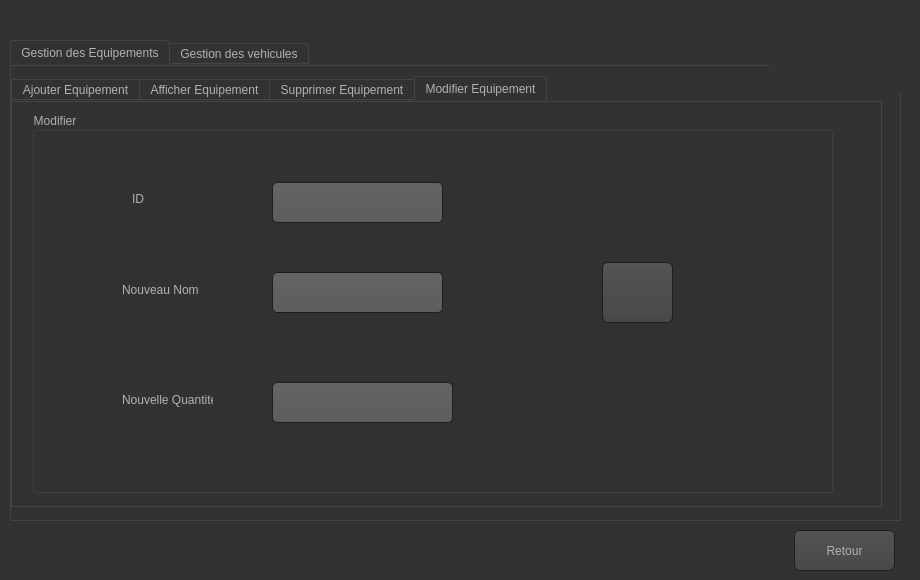
<?xml version="1.0" encoding="UTF-8"?>
<ui version="4.0">
 <class>Dialog22</class>
 <widget class="QDialog" name="Dialog22">
  <property name="geometry">
   <rect>
    <x>0</x>
    <y>0</y>
    <width>920</width>
    <height>580</height>
   </rect>
  </property>
  <property name="windowTitle">
   <string>Dialog</string>
  </property>
  <property name="styleSheet">
   <string notr="true">QToolTip
{
     border: 1px solid black;
     background-color: #ffa02f;
     padding: 1px;
     border-radius: 3px;
     opacity: 100;
}

QWidget
{
    color: #b1b1b1;
    background-color: #323232;
}

QWidget:item:hover
{
    background-color: QLinearGradient( x1: 0, y1: 0, x2: 0, y2: 1, stop: 0 #ffa02f, stop: 1 #ca0619);
    color: #000000;
}

QWidget:item:selected
{
    background-color: QLinearGradient( x1: 0, y1: 0, x2: 0, y2: 1, stop: 0 #ffa02f, stop: 1 #d7801a);
}

QMenuBar::item
{
    background: transparent;
}

QMenuBar::item:selected
{
    background: transparent;
    border: 1px solid #ffaa00;
}

QMenuBar::item:pressed
{
    background: #444;
    border: 1px solid #000;
    background-color: QLinearGradient(
        x1:0, y1:0,
        x2:0, y2:1,
        stop:1 #212121,
        stop:0.4 #343434/*,
        stop:0.2 #343434,
        stop:0.1 #ffaa00*/
    );
    margin-bottom:-1px;
    padding-bottom:1px;
}

QMenu
{
    border: 1px solid #000;
}

QMenu::item
{
    padding: 2px 20px 2px 20px;
}

QMenu::item:selected
{
    color: #000000;
}

QWidget:disabled
{
    color: #404040;
    background-color: #323232;
}

QAbstractItemView
{
    background-color: QLinearGradient( x1: 0, y1: 0, x2: 0, y2: 1, stop: 0 #4d4d4d, stop: 0.1 #646464, stop: 1 #5d5d5d);
}

QWidget:focus
{
    /*border: 2px solid QLinearGradient( x1: 0, y1: 0, x2: 0, y2: 1, stop: 0 #ffa02f, stop: 1 #d7801a);*/
}

QLineEdit
{
    background-color: QLinearGradient( x1: 0, y1: 0, x2: 0, y2: 1, stop: 0 #4d4d4d, stop: 0 #646464, stop: 1 #5d5d5d);
    padding: 1px;
    border-style: solid;
    border: 1px solid #1e1e1e;
    border-radius: 5;
}

QPushButton
{
    color: #b1b1b1;
    background-color: QLinearGradient( x1: 0, y1: 0, x2: 0, y2: 1, stop: 0 #565656, stop: 0.1 #525252, stop: 0.5 #4e4e4e, stop: 0.9 #4a4a4a, stop: 1 #464646);
    border-width: 1px;
    border-color: #1e1e1e;
    border-style: solid;
    border-radius: 6;
    padding: 3px;
    font-size: 12px;
    padding-left: 5px;
    padding-right: 5px;
}

QPushButton:pressed
{
    background-color: QLinearGradient( x1: 0, y1: 0, x2: 0, y2: 1, stop: 0 #2d2d2d, stop: 0.1 #2b2b2b, stop: 0.5 #292929, stop: 0.9 #282828, stop: 1 #252525);
}

QComboBox
{
    selection-background-color: #ffaa00;
    background-color: QLinearGradient( x1: 0, y1: 0, x2: 0, y2: 1, stop: 0 #565656, stop: 0.1 #525252, stop: 0.5 #4e4e4e, stop: 0.9 #4a4a4a, stop: 1 #464646);
    border-style: solid;
    border: 1px solid #1e1e1e;
    border-radius: 5;
}

QComboBox:hover,QPushButton:hover
{
    border: 2px solid QLinearGradient( x1: 0, y1: 0, x2: 0, y2: 1, stop: 0 #ffa02f, stop: 1 #d7801a);
}


QComboBox:on
{
    padding-top: 3px;
    padding-left: 4px;
    background-color: QLinearGradient( x1: 0, y1: 0, x2: 0, y2: 1, stop: 0 #2d2d2d, stop: 0.1 #2b2b2b, stop: 0.5 #292929, stop: 0.9 #282828, stop: 1 #252525);
    selection-background-color: #ffaa00;
}

QComboBox QAbstractItemView
{
    border: 2px solid darkgray;
    selection-background-color: QLinearGradient( x1: 0, y1: 0, x2: 0, y2: 1, stop: 0 #ffa02f, stop: 1 #d7801a);
}

QComboBox::drop-down
{
     subcontrol-origin: padding;
     subcontrol-position: top right;
     width: 15px;

     border-left-width: 0px;
     border-left-color: darkgray;
     border-left-style: solid; /* just a single line */
     border-top-right-radius: 3px; /* same radius as the QComboBox */
     border-bottom-right-radius: 3px;
 }

QComboBox::down-arrow
{
     image: url(:/down_arrow.png);
}

QGroupBox:focus
{
border: 2px solid QLinearGradient( x1: 0, y1: 0, x2: 0, y2: 1, stop: 0 #ffa02f, stop: 1 #d7801a);
}

QTextEdit:focus
{
    border: 2px solid QLinearGradient( x1: 0, y1: 0, x2: 0, y2: 1, stop: 0 #ffa02f, stop: 1 #d7801a);
}

QScrollBar:horizontal {
     border: 1px solid #222222;
     background: QLinearGradient( x1: 0, y1: 0, x2: 0, y2: 1, stop: 0.0 #121212, stop: 0.2 #282828, stop: 1 #484848);
     height: 7px;
     margin: 0px 16px 0 16px;
}

QScrollBar::handle:horizontal
{
      background: QLinearGradient( x1: 0, y1: 0, x2: 1, y2: 0, stop: 0 #ffa02f, stop: 0.5 #d7801a, stop: 1 #ffa02f);
      min-height: 20px;
      border-radius: 2px;
}

QScrollBar::add-line:horizontal {
      border: 1px solid #1b1b19;
      border-radius: 2px;
      background: QLinearGradient( x1: 0, y1: 0, x2: 1, y2: 0, stop: 0 #ffa02f, stop: 1 #d7801a);
      width: 14px;
      subcontrol-position: right;
      subcontrol-origin: margin;
}

QScrollBar::sub-line:horizontal {
      border: 1px solid #1b1b19;
      border-radius: 2px;
      background: QLinearGradient( x1: 0, y1: 0, x2: 1, y2: 0, stop: 0 #ffa02f, stop: 1 #d7801a);
      width: 14px;
     subcontrol-position: left;
     subcontrol-origin: margin;
}

QScrollBar::right-arrow:horizontal, QScrollBar::left-arrow:horizontal
{
      border: 1px solid black;
      width: 1px;
      height: 1px;
      background: white;
}

QScrollBar::add-page:horizontal, QScrollBar::sub-page:horizontal
{
      background: none;
}

QScrollBar:vertical
{
      background: QLinearGradient( x1: 0, y1: 0, x2: 1, y2: 0, stop: 0.0 #121212, stop: 0.2 #282828, stop: 1 #484848);
      width: 7px;
      margin: 16px 0 16px 0;
      border: 1px solid #222222;
}

QScrollBar::handle:vertical
{
      background: QLinearGradient( x1: 0, y1: 0, x2: 0, y2: 1, stop: 0 #ffa02f, stop: 0.5 #d7801a, stop: 1 #ffa02f);
      min-height: 20px;
      border-radius: 2px;
}

QScrollBar::add-line:vertical
{
      border: 1px solid #1b1b19;
      border-radius: 2px;
      background: QLinearGradient( x1: 0, y1: 0, x2: 0, y2: 1, stop: 0 #ffa02f, stop: 1 #d7801a);
      height: 14px;
      subcontrol-position: bottom;
      subcontrol-origin: margin;
}

QScrollBar::sub-line:vertical
{
      border: 1px solid #1b1b19;
      border-radius: 2px;
      background: QLinearGradient( x1: 0, y1: 0, x2: 0, y2: 1, stop: 0 #d7801a, stop: 1 #ffa02f);
      height: 14px;
      subcontrol-position: top;
      subcontrol-origin: margin;
}

QScrollBar::up-arrow:vertical, QScrollBar::down-arrow:vertical
{
      border: 1px solid black;
      width: 1px;
      height: 1px;
      background: white;
}


QScrollBar::add-page:vertical, QScrollBar::sub-page:vertical
{
      background: none;
}

QTextEdit
{
    background-color: #242424;
}

QPlainTextEdit
{
    background-color: #242424;
}

QHeaderView::section
{
    background-color: QLinearGradient(x1:0, y1:0, x2:0, y2:1, stop:0 #616161, stop: 0.5 #505050, stop: 0.6 #434343, stop:1 #656565);
    color: white;
    padding-left: 4px;
    border: 1px solid #6c6c6c;
}

QCheckBox:disabled
{
color: #414141;
}

QDockWidget::title
{
    text-align: center;
    spacing: 3px; /* spacing between items in the tool bar */
    background-color: QLinearGradient(x1:0, y1:0, x2:0, y2:1, stop:0 #323232, stop: 0.5 #242424, stop:1 #323232);
}

QDockWidget::close-button, QDockWidget::float-button
{
    text-align: center;
    spacing: 1px; /* spacing between items in the tool bar */
    background-color: QLinearGradient(x1:0, y1:0, x2:0, y2:1, stop:0 #323232, stop: 0.5 #242424, stop:1 #323232);
}

QDockWidget::close-button:hover, QDockWidget::float-button:hover
{
    background: #242424;
}

QDockWidget::close-button:pressed, QDockWidget::float-button:pressed
{
    padding: 1px -1px -1px 1px;
}

QMainWindow::separator
{
    background-color: QLinearGradient(x1:0, y1:0, x2:0, y2:1, stop:0 #161616, stop: 0.5 #151515, stop: 0.6 #212121, stop:1 #343434);
    color: white;
    padding-left: 4px;
    border: 1px solid #4c4c4c;
    spacing: 3px; /* spacing between items in the tool bar */
}

QMainWindow::separator:hover
{

    background-color: QLinearGradient(x1:0, y1:0, x2:0, y2:1, stop:0 #d7801a, stop:0.5 #b56c17 stop:1 #ffa02f);
    color: white;
    padding-left: 4px;
    border: 1px solid #6c6c6c;
    spacing: 3px; /* spacing between items in the tool bar */
}

QToolBar::handle
{
     spacing: 3px; /* spacing between items in the tool bar */
     background: url(:/images/handle.png);
}

QMenu::separator
{
    height: 2px;
    background-color: QLinearGradient(x1:0, y1:0, x2:0, y2:1, stop:0 #161616, stop: 0.5 #151515, stop: 0.6 #212121, stop:1 #343434);
    color: white;
    padding-left: 4px;
    margin-left: 10px;
    margin-right: 5px;
}

QProgressBar
{
    border: 2px solid grey;
    border-radius: 5px;
    text-align: center;
}

QProgressBar::chunk
{
    background-color: #d7801a;
    width: 2.15px;
    margin: 0.5px;
}

QTabBar::tab {
    color: #b1b1b1;
    border: 1px solid #444;
    border-bottom-style: none;
    background-color: #323232;
    padding-left: 10px;
    padding-right: 10px;
    padding-top: 3px;
    padding-bottom: 2px;
    margin-right: -1px;
}

QTabWidget::pane {
    border: 1px solid #444;
    top: 1px;
}

QTabBar::tab:last
{
    margin-right: 0; /* the last selected tab has nothing to overlap with on the right */
    border-top-right-radius: 3px;
}

QTabBar::tab:first:!selected
{
 margin-left: 0px; /* the last selected tab has nothing to overlap with on the right */


    border-top-left-radius: 3px;
}

QTabBar::tab:!selected
{
    color: #b1b1b1;
    border-bottom-style: solid;
    margin-top: 3px;
    background-color: QLinearGradient(x1:0, y1:0, x2:0, y2:1, stop:1 #212121, stop:.4 #343434);
}

QTabBar::tab:selected
{
    border-top-left-radius: 3px;
    border-top-right-radius: 3px;
    margin-bottom: 0px;
}

QTabBar::tab:!selected:hover
{
    /*border-top: 2px solid #ffaa00;
    padding-bottom: 3px;*/
    border-top-left-radius: 3px;
    border-top-right-radius: 3px;
    background-color: QLinearGradient(x1:0, y1:0, x2:0, y2:1, stop:1 #212121, stop:0.4 #343434, stop:0.2 #343434, stop:0.1 #ffaa00);
}

QRadioButton::indicator:checked, QRadioButton::indicator:unchecked{
    color: #b1b1b1;
    background-color: #323232;
    border: 1px solid #b1b1b1;
    border-radius: 6px;
}

QRadioButton::indicator:checked
{
    background-color: qradialgradient(
        cx: 0.5, cy: 0.5,
        fx: 0.5, fy: 0.5,
        radius: 1.0,
        stop: 0.25 #ffaa00,
        stop: 0.3 #323232
    );
}

QCheckBox::indicator{
    color: #b1b1b1;
    background-color: #323232;
    border: 1px solid #b1b1b1;
    width: 9px;
    height: 9px;
}

QRadioButton::indicator
{
    border-radius: 6px;
}

QRadioButton::indicator:hover, QCheckBox::indicator:hover
{
    border: 1px solid #ffaa00;
}

QCheckBox::indicator:checked
{
    image:url(:/images/checkbox.png);
}

QCheckBox::indicator:disabled, QRadioButton::indicator:disabled
{
    border: 1px solid #444;
}</string>
  </property>
  <widget class="QTabWidget" name="tabWidget">
   <property name="geometry">
    <rect>
     <x>10</x>
     <y>40</y>
     <width>891</width>
     <height>481</height>
    </rect>
   </property>
   <property name="currentIndex">
    <number>0</number>
   </property>
   <widget class="QWidget" name="tab">
    <attribute name="title">
     <string>Gestion des Equipements</string>
    </attribute>
    <widget class="QTabWidget" name="tabWidget_2">
     <property name="geometry">
      <rect>
       <x>0</x>
       <y>10</y>
       <width>871</width>
       <height>431</height>
      </rect>
     </property>
     <property name="currentIndex">
      <number>3</number>
     </property>
     <widget class="QWidget" name="tab_3">
      <attribute name="title">
       <string>Ajouter Equipement</string>
      </attribute>
      <widget class="QGroupBox" name="groupBox">
       <property name="geometry">
        <rect>
         <x>20</x>
         <y>10</y>
         <width>811</width>
         <height>381</height>
        </rect>
       </property>
       <property name="title">
        <string>Ajout</string>
       </property>
       <widget class="QLabel" name="label">
        <property name="geometry">
         <rect>
          <x>60</x>
          <y>70</y>
          <width>47</width>
          <height>14</height>
         </rect>
        </property>
        <property name="text">
         <string>ID</string>
        </property>
       </widget>
       <widget class="QLabel" name="label_2">
        <property name="geometry">
         <rect>
          <x>60</x>
          <y>170</y>
          <width>47</width>
          <height>14</height>
         </rect>
        </property>
        <property name="text">
         <string>Nom </string>
        </property>
       </widget>
       <widget class="QLabel" name="label_3">
        <property name="geometry">
         <rect>
          <x>60</x>
          <y>270</y>
          <width>81</width>
          <height>31</height>
         </rect>
        </property>
        <property name="text">
         <string>Quantité</string>
        </property>
       </widget>
       <widget class="QLineEdit" name="le_id">
        <property name="geometry">
         <rect>
          <x>210</x>
          <y>60</y>
          <width>171</width>
          <height>41</height>
         </rect>
        </property>
       </widget>
       <widget class="QLineEdit" name="le_nomE">
        <property name="geometry">
         <rect>
          <x>210</x>
          <y>160</y>
          <width>171</width>
          <height>41</height>
         </rect>
        </property>
       </widget>
       <widget class="QLineEdit" name="le_qte">
        <property name="geometry">
         <rect>
          <x>210</x>
          <y>270</y>
          <width>171</width>
          <height>41</height>
         </rect>
        </property>
       </widget>
       <widget class="QPushButton" name="pb_ajouter">
        <property name="geometry">
         <rect>
          <x>570</x>
          <y>150</y>
          <width>71</width>
          <height>71</height>
         </rect>
        </property>
        <property name="styleSheet">
         <string notr="true">image: url(:/pictures/add_new_document_14028.png);</string>
        </property>
        <property name="text">
         <string/>
        </property>
       </widget>
      </widget>
     </widget>
     <widget class="QWidget" name="tab_4">
      <attribute name="title">
       <string>Afficher Equipement</string>
      </attribute>
      <widget class="QTableView" name="tab_equipement">
       <property name="geometry">
        <rect>
         <x>20</x>
         <y>70</y>
         <width>831</width>
         <height>321</height>
        </rect>
       </property>
      </widget>
      <widget class="QLineEdit" name="le_searched_eq">
       <property name="geometry">
        <rect>
         <x>20</x>
         <y>20</y>
         <width>651</width>
         <height>41</height>
        </rect>
       </property>
      </widget>
      <widget class="QPushButton" name="pb_search_eq">
       <property name="geometry">
        <rect>
         <x>680</x>
         <y>20</y>
         <width>41</width>
         <height>41</height>
        </rect>
       </property>
       <property name="styleSheet">
        <string notr="true">image: url(:/pictures/Search_icon-icons.com_54989 (2).png);</string>
       </property>
       <property name="text">
        <string/>
       </property>
      </widget>
      <widget class="QPushButton" name="pb_exportpdf_eq">
       <property name="geometry">
        <rect>
         <x>790</x>
         <y>10</y>
         <width>51</width>
         <height>51</height>
        </rect>
       </property>
       <property name="styleSheet">
        <string notr="true">image: url(:/pictures/adobe_pdf_document_14979.png);</string>
       </property>
       <property name="text">
        <string/>
       </property>
      </widget>
      <widget class="QGroupBox" name="groupBox_7">
       <property name="geometry">
        <rect>
         <x>10</x>
         <y>0</y>
         <width>851</width>
         <height>401</height>
        </rect>
       </property>
       <property name="title">
        <string>Afficher</string>
       </property>
      </widget>
      <zorder>groupBox_7</zorder>
      <zorder>tab_equipement</zorder>
      <zorder>le_searched_eq</zorder>
      <zorder>pb_search_eq</zorder>
      <zorder>pb_exportpdf_eq</zorder>
     </widget>
     <widget class="QWidget" name="tab_5">
      <attribute name="title">
       <string>Supprimer Equipement</string>
      </attribute>
      <widget class="QLineEdit" name="le_id_supp">
       <property name="geometry">
        <rect>
         <x>330</x>
         <y>170</y>
         <width>191</width>
         <height>41</height>
        </rect>
       </property>
      </widget>
      <widget class="QGroupBox" name="groupBox_5">
       <property name="geometry">
        <rect>
         <x>170</x>
         <y>30</y>
         <width>511</width>
         <height>361</height>
        </rect>
       </property>
       <property name="title">
        <string>Supprimer</string>
       </property>
       <widget class="QPushButton" name="pb_supprimer">
        <property name="geometry">
         <rect>
          <x>230</x>
          <y>220</y>
          <width>51</width>
          <height>51</height>
         </rect>
        </property>
        <property name="styleSheet">
         <string notr="true">image: url(:/pictures/trash-can_115312.png);</string>
        </property>
        <property name="text">
         <string/>
        </property>
       </widget>
       <widget class="QLabel" name="label_4">
        <property name="geometry">
         <rect>
          <x>250</x>
          <y>90</y>
          <width>81</width>
          <height>16</height>
         </rect>
        </property>
        <property name="text">
         <string>ID</string>
        </property>
       </widget>
      </widget>
      <zorder>groupBox_5</zorder>
      <zorder>le_id_supp</zorder>
     </widget>
     <widget class="QWidget" name="tab_6">
      <attribute name="title">
       <string>Modifier Equipement</string>
      </attribute>
      <widget class="QGroupBox" name="groupBox_3">
       <property name="geometry">
        <rect>
         <x>20</x>
         <y>10</y>
         <width>801</width>
         <height>381</height>
        </rect>
       </property>
       <property name="title">
        <string>Modifier</string>
       </property>
       <widget class="QLabel" name="label_9">
        <property name="geometry">
         <rect>
          <x>100</x>
          <y>80</y>
          <width>47</width>
          <height>14</height>
         </rect>
        </property>
        <property name="text">
         <string>ID</string>
        </property>
       </widget>
       <widget class="QLabel" name="label_10">
        <property name="geometry">
         <rect>
          <x>90</x>
          <y>170</y>
          <width>81</width>
          <height>16</height>
         </rect>
        </property>
        <property name="text">
         <string>Nouveau Nom </string>
        </property>
       </widget>
       <widget class="QLabel" name="label_11">
        <property name="geometry">
         <rect>
          <x>90</x>
          <y>280</y>
          <width>91</width>
          <height>16</height>
         </rect>
        </property>
        <property name="text">
         <string>Nouvelle Quantité</string>
        </property>
       </widget>
       <widget class="QLineEdit" name="le_id_mod">
        <property name="geometry">
         <rect>
          <x>240</x>
          <y>70</y>
          <width>171</width>
          <height>41</height>
         </rect>
        </property>
       </widget>
       <widget class="QLineEdit" name="le_nomE_mod">
        <property name="geometry">
         <rect>
          <x>240</x>
          <y>160</y>
          <width>171</width>
          <height>41</height>
         </rect>
        </property>
       </widget>
       <widget class="QLineEdit" name="le_qte_mod">
        <property name="geometry">
         <rect>
          <x>240</x>
          <y>270</y>
          <width>181</width>
          <height>41</height>
         </rect>
        </property>
       </widget>
       <widget class="QPushButton" name="pb_modifier_e">
        <property name="geometry">
         <rect>
          <x>570</x>
          <y>150</y>
          <width>71</width>
          <height>61</height>
         </rect>
        </property>
        <property name="styleSheet">
         <string notr="true">image: url(:/pictures/pen_edit_modify_pencil_icon_181536.png);</string>
        </property>
        <property name="text">
         <string/>
        </property>
       </widget>
      </widget>
     </widget>
    </widget>
   </widget>
   <widget class="QWidget" name="tab_2">
    <attribute name="title">
     <string>Gestion des vehicules</string>
    </attribute>
    <widget class="QTabWidget" name="tabWidget_3">
     <property name="geometry">
      <rect>
       <x>0</x>
       <y>0</y>
       <width>881</width>
       <height>441</height>
      </rect>
     </property>
     <property name="currentIndex">
      <number>3</number>
     </property>
     <widget class="QWidget" name="tab_7">
      <attribute name="title">
       <string>Ajouter Vehicule</string>
      </attribute>
      <widget class="QGroupBox" name="groupBox_2">
       <property name="geometry">
        <rect>
         <x>20</x>
         <y>0</y>
         <width>821</width>
         <height>421</height>
        </rect>
       </property>
       <property name="title">
        <string>Ajout</string>
       </property>
       <widget class="QLabel" name="label_5">
        <property name="geometry">
         <rect>
          <x>50</x>
          <y>50</y>
          <width>47</width>
          <height>14</height>
         </rect>
        </property>
        <property name="text">
         <string>Matricule</string>
        </property>
       </widget>
       <widget class="QLabel" name="label_6">
        <property name="geometry">
         <rect>
          <x>50</x>
          <y>130</y>
          <width>47</width>
          <height>14</height>
         </rect>
        </property>
        <property name="text">
         <string>Marque</string>
        </property>
       </widget>
       <widget class="QLabel" name="label_7">
        <property name="geometry">
         <rect>
          <x>50</x>
          <y>210</y>
          <width>47</width>
          <height>14</height>
         </rect>
        </property>
        <property name="text">
         <string>Modèle</string>
        </property>
       </widget>
       <widget class="QLineEdit" name="le_mat">
        <property name="geometry">
         <rect>
          <x>180</x>
          <y>40</y>
          <width>191</width>
          <height>31</height>
         </rect>
        </property>
       </widget>
       <widget class="QLineEdit" name="le_mar">
        <property name="geometry">
         <rect>
          <x>180</x>
          <y>120</y>
          <width>191</width>
          <height>31</height>
         </rect>
        </property>
       </widget>
       <widget class="QLineEdit" name="le_mod">
        <property name="geometry">
         <rect>
          <x>180</x>
          <y>200</y>
          <width>191</width>
          <height>31</height>
         </rect>
        </property>
       </widget>
       <widget class="QPushButton" name="pb_ajouter_v">
        <property name="geometry">
         <rect>
          <x>560</x>
          <y>160</y>
          <width>71</width>
          <height>81</height>
         </rect>
        </property>
        <property name="styleSheet">
         <string notr="true">image: url(:/pictures/add_new_document_14028.png);</string>
        </property>
        <property name="text">
         <string/>
        </property>
       </widget>
       <widget class="QLabel" name="label_15">
        <property name="geometry">
         <rect>
          <x>50</x>
          <y>290</y>
          <width>47</width>
          <height>14</height>
         </rect>
        </property>
        <property name="text">
         <string>Etat</string>
        </property>
       </widget>
       <widget class="QLabel" name="label_16">
        <property name="geometry">
         <rect>
          <x>50</x>
          <y>370</y>
          <width>47</width>
          <height>14</height>
         </rect>
        </property>
        <property name="text">
         <string>Quantité</string>
        </property>
       </widget>
       <widget class="QLineEdit" name="le_eta">
        <property name="geometry">
         <rect>
          <x>180</x>
          <y>280</y>
          <width>191</width>
          <height>31</height>
         </rect>
        </property>
       </widget>
       <widget class="QLineEdit" name="le_qtev">
        <property name="geometry">
         <rect>
          <x>180</x>
          <y>360</y>
          <width>191</width>
          <height>31</height>
         </rect>
        </property>
       </widget>
      </widget>
     </widget>
     <widget class="QWidget" name="tab_8">
      <attribute name="title">
       <string>Afficher Vehicule</string>
      </attribute>
      <widget class="QTableView" name="tab_vehicule">
       <property name="geometry">
        <rect>
         <x>20</x>
         <y>70</y>
         <width>841</width>
         <height>331</height>
        </rect>
       </property>
      </widget>
      <widget class="QPushButton" name="pb_exportpdf_v">
       <property name="geometry">
        <rect>
         <x>800</x>
         <y>10</y>
         <width>51</width>
         <height>51</height>
        </rect>
       </property>
       <property name="styleSheet">
        <string notr="true">image: url(:/pictures/adobe_pdf_document_14979.png);</string>
       </property>
       <property name="text">
        <string/>
       </property>
      </widget>
      <widget class="QLineEdit" name="le_searched_v">
       <property name="geometry">
        <rect>
         <x>20</x>
         <y>20</y>
         <width>671</width>
         <height>41</height>
        </rect>
       </property>
      </widget>
      <widget class="QPushButton" name="pb_search_v">
       <property name="geometry">
        <rect>
         <x>700</x>
         <y>20</y>
         <width>51</width>
         <height>41</height>
        </rect>
       </property>
       <property name="styleSheet">
        <string notr="true">image: url(:/pictures/Search_icon-icons.com_54989 (2).png);</string>
       </property>
       <property name="text">
        <string/>
       </property>
      </widget>
      <widget class="QGroupBox" name="groupBox_8">
       <property name="geometry">
        <rect>
         <x>10</x>
         <y>0</y>
         <width>861</width>
         <height>411</height>
        </rect>
       </property>
       <property name="title">
        <string>Afficher</string>
       </property>
      </widget>
      <zorder>groupBox_8</zorder>
      <zorder>tab_vehicule</zorder>
      <zorder>pb_exportpdf_v</zorder>
      <zorder>le_searched_v</zorder>
      <zorder>pb_search_v</zorder>
     </widget>
     <widget class="QWidget" name="tab_9">
      <attribute name="title">
       <string>Supprimer Vehicule</string>
      </attribute>
      <widget class="QGroupBox" name="groupBox_6">
       <property name="geometry">
        <rect>
         <x>160</x>
         <y>20</y>
         <width>521</width>
         <height>371</height>
        </rect>
       </property>
       <property name="title">
        <string>Supprimer</string>
       </property>
       <widget class="QPushButton" name="pb_supprimer_v">
        <property name="geometry">
         <rect>
          <x>220</x>
          <y>250</y>
          <width>61</width>
          <height>61</height>
         </rect>
        </property>
        <property name="styleSheet">
         <string notr="true">image: url(:/pictures/trash-can_115312.png);</string>
        </property>
        <property name="text">
         <string/>
        </property>
       </widget>
       <widget class="QLineEdit" name="le_mat_supp">
        <property name="geometry">
         <rect>
          <x>150</x>
          <y>170</y>
          <width>201</width>
          <height>41</height>
         </rect>
        </property>
       </widget>
       <widget class="QLabel" name="label_8">
        <property name="geometry">
         <rect>
          <x>230</x>
          <y>120</y>
          <width>81</width>
          <height>16</height>
         </rect>
        </property>
        <property name="text">
         <string>Matricule</string>
        </property>
       </widget>
      </widget>
     </widget>
     <widget class="QWidget" name="tab_10">
      <attribute name="title">
       <string>Modifier Vehicule</string>
      </attribute>
      <widget class="QGroupBox" name="groupBox_4">
       <property name="geometry">
        <rect>
         <x>30</x>
         <y>30</y>
         <width>821</width>
         <height>381</height>
        </rect>
       </property>
       <property name="title">
        <string>Modifier</string>
       </property>
       <widget class="QLabel" name="label_12">
        <property name="geometry">
         <rect>
          <x>50</x>
          <y>70</y>
          <width>47</width>
          <height>14</height>
         </rect>
        </property>
        <property name="text">
         <string>Matricule</string>
        </property>
       </widget>
       <widget class="QLabel" name="label_13">
        <property name="geometry">
         <rect>
          <x>50</x>
          <y>190</y>
          <width>81</width>
          <height>16</height>
         </rect>
        </property>
        <property name="text">
         <string>Modifer Etat </string>
        </property>
       </widget>
       <widget class="QLabel" name="label_14">
        <property name="geometry">
         <rect>
          <x>50</x>
          <y>320</y>
          <width>91</width>
          <height>16</height>
         </rect>
        </property>
        <property name="text">
         <string>Modifier Quantité</string>
        </property>
       </widget>
       <widget class="QLineEdit" name="le_mat_mod">
        <property name="geometry">
         <rect>
          <x>190</x>
          <y>50</y>
          <width>201</width>
          <height>41</height>
         </rect>
        </property>
       </widget>
       <widget class="QLineEdit" name="le_etat_mod">
        <property name="geometry">
         <rect>
          <x>200</x>
          <y>170</y>
          <width>191</width>
          <height>41</height>
         </rect>
        </property>
       </widget>
       <widget class="QLineEdit" name="le_qtev_mod">
        <property name="geometry">
         <rect>
          <x>200</x>
          <y>300</y>
          <width>201</width>
          <height>41</height>
         </rect>
        </property>
       </widget>
       <widget class="QPushButton" name="pb_modifier_e_2">
        <property name="geometry">
         <rect>
          <x>570</x>
          <y>170</y>
          <width>71</width>
          <height>61</height>
         </rect>
        </property>
        <property name="styleSheet">
         <string notr="true">image: url(:/pictures/pen_edit_modify_pencil_icon_181536.png);</string>
        </property>
        <property name="text">
         <string/>
        </property>
       </widget>
      </widget>
     </widget>
    </widget>
   </widget>
  </widget>
  <widget class="QPushButton" name="pushButton_RetourMenu">
   <property name="geometry">
    <rect>
     <x>794</x>
     <y>530</y>
     <width>101</width>
     <height>41</height>
    </rect>
   </property>
   <property name="text">
    <string>Retour</string>
   </property>
  </widget>
  <widget class="QLabel" name="label_17">
   <property name="geometry">
    <rect>
     <x>770</x>
     <y>0</y>
     <width>141</width>
     <height>91</height>
    </rect>
   </property>
   <property name="styleSheet">
    <string notr="true">image: url(:/pictures/LCPD-GTAIV-logo (1).png);</string>
   </property>
   <property name="text">
    <string/>
   </property>
  </widget>
 </widget>
 <resources/>
 <connections/>
</ui>
